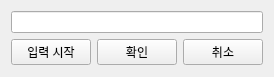
<ui version="4.0" >
 <class>Pref::Ui::GetShortcutDialog</class>
 <widget class="QDialog" name="Pref::Ui::GetShortcutDialog" >
  <property name="geometry" >
   <rect>
    <x>0</x>
    <y>0</y>
    <width>267</width>
    <height>77</height>
   </rect>
  </property>
  <property name="sizePolicy" >
   <sizepolicy vsizetype="Fixed" hsizetype="Preferred" >
    <horstretch>0</horstretch>
    <verstretch>0</verstretch>
   </sizepolicy>
  </property>
  <property name="windowTitle" >
   <string>Dialog</string>
  </property>
  <layout class="QVBoxLayout" >
   <item>
    <widget class="QLineEdit" name="key_edit" >
     <property name="enabled" >
      <bool>true</bool>
     </property>
     <property name="readOnly" >
      <bool>true</bool>
     </property>
    </widget>
   </item>
   <item>
    <layout class="QHBoxLayout" >
     <item>
      <layout class="QHBoxLayout" >
       <property name="spacing" >
        <number>0</number>
       </property>
       <item>
        <widget class="QPushButton" name="begin_button" >
         <property name="focusPolicy" >
          <enum>Qt::NoFocus</enum>
         </property>
         <property name="text" >
          <string>입력 시작</string>
         </property>
         <property name="checkable" >
          <bool>true</bool>
         </property>
         <property name="default" >
          <bool>false</bool>
         </property>
        </widget>
       </item>
       <item>
        <spacer>
         <property name="orientation" >
          <enum>Qt::Horizontal</enum>
         </property>
         <property name="sizeHint" stdset="0" >
          <size>
           <width>0</width>
           <height>0</height>
          </size>
         </property>
        </spacer>
       </item>
      </layout>
     </item>
     <item>
      <widget class="QPushButton" name="ok_button" >
       <property name="focusPolicy" >
        <enum>Qt::NoFocus</enum>
       </property>
       <property name="text" >
        <string>확인</string>
       </property>
      </widget>
     </item>
     <item>
      <widget class="QPushButton" name="cancel_button" >
       <property name="text" >
        <string>취소</string>
       </property>
       <property name="autoDefault" >
        <bool>false</bool>
       </property>
      </widget>
     </item>
    </layout>
   </item>
  </layout>
 </widget>
 <resources/>
 <connections>
  <connection>
   <sender>ok_button</sender>
   <signal>clicked()</signal>
   <receiver>Pref::Ui::GetShortcutDialog</receiver>
   <slot>accept()</slot>
   <hints>
    <hint type="sourcelabel" >
     <x>122</x>
     <y>58</y>
    </hint>
    <hint type="destinationlabel" >
     <x>170</x>
     <y>34</y>
    </hint>
   </hints>
  </connection>
  <connection>
   <sender>cancel_button</sender>
   <signal>clicked()</signal>
   <receiver>Pref::Ui::GetShortcutDialog</receiver>
   <slot>reject()</slot>
   <hints>
    <hint type="sourcelabel" >
     <x>244</x>
     <y>49</y>
    </hint>
    <hint type="destinationlabel" >
     <x>262</x>
     <y>47</y>
    </hint>
   </hints>
  </connection>
 </connections>
</ui>
